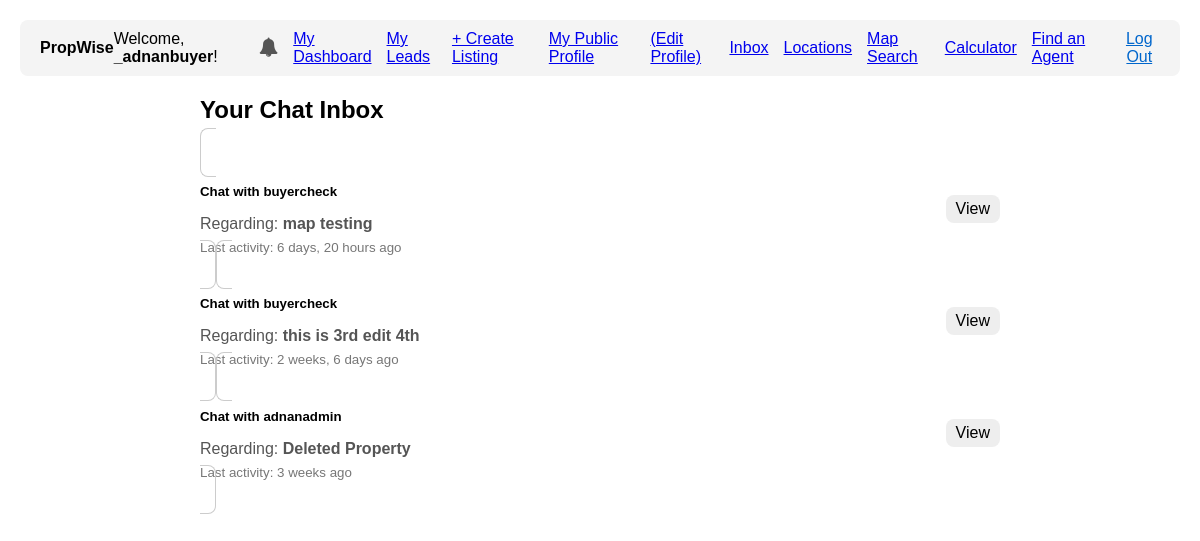
The app's page /chat/inbox/ (signed in), older data.
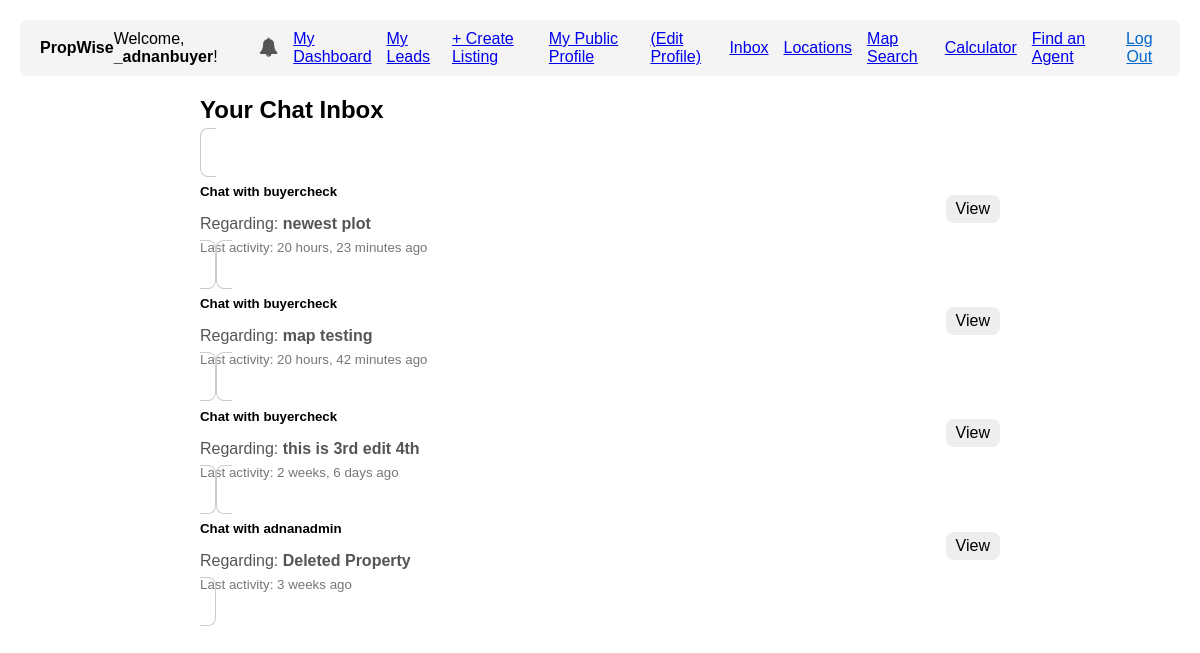
The same page, newer data.
### chat/models.py (models this page shows, shortened)
class ChatThread(models.Model):
    property = models.ForeignKey(
        Property,
        on_delete=models.SET_NULL,  # <-- NOT CASCADE
        related_name='chat_threads',
        null=True,  # <-- Required for SET_NULL
        blank=True  # <-- Allows this to be empty in forms
    )
    buyer = models.ForeignKey(
        User,
        on_delete=models.CASCADE,  # Cascade is OK here. If a buyer is deleted, their threads go.
        related_name='bought_chat_threads'
    )
    agent = models.ForeignKey(
        User,
        on_delete=models.CASCADE,  # Cascade is OK here. If an agent is deleted, their threads go.
        related_name='agent_chat_threads'
    )
    created_at = models.DateTimeField(auto_now_add=True)
    updated_at = models.DateTimeField(auto_now=True)
    class Meta:
        unique_together = ('property', 'buyer', 'agent')

### accounts/models.py (models this page shows, shortened)
class User(AbstractUser):
    is_agent = models.BooleanField('Is agent', default=False)
    is_buyer = models.BooleanField('Is buyer', default=True) # By default, users are buyers
    phone_number = models.CharField(max_length=20, blank=True)
    profile_picture = models.ImageField(upload_to='profile_pics/', blank=True, null=True)
    favorites = models.ManyToManyField(
        Property,
        related_name="favorited_by",
        blank=True
    )

### properties/models.py (models this page shows, shortened)
class Property(models.Model):
    title = models.CharField(max_length=255)
    description = models.TextField()
    price = models.BigIntegerField()
    area = models.ForeignKey(
        Area,
        on_delete=models.SET_NULL,
        null=True,
        related_name="properties"
    )
    latitude = models.DecimalField(
        max_digits=9,
        decimal_places=6,
        null=True,
        blank=True,
        help_text="Exact latitude of the property (e.g., 31.470510)"
    )
    longitude = models.DecimalField(
        max_digits=9,
        decimal_places=6,
        null=True,
        blank=True,
        help_text="Exact longitude of the property (e.g., 74.394170)"
    )
    purpose = models.CharField(max_length=10, choices=PropertyPurpose.choices)
    property_type = models.CharField(max_length=20, choices=PropertyType.choices)
    bedrooms = models.PositiveSmallIntegerField(null=True, blank=True)
    bathrooms = models.PositiveSmallIntegerField(null=True, blank=True)
    area_size = models.DecimalField(max_digits=10, decimal_places=2)
    area_unit = models.CharField(max_length=10, choices=AreaUnit.choices, default=AreaUnit.MARLA)
    agent = models.ForeignKey(settings.AUTH_USER_MODEL, on_delete=models.CASCADE, related_name="properties")
    created_at = models.DateTimeField(auto_now_add=True)
    updated_at = models.DateTimeField(auto_now=True)
    main_image = models.ImageField(upload_to='properties/main_images/', null=True, blank=True)
    is_verified = models.BooleanField(
        default=False,
        help_text="Mark this listing as verified by the admin (e.g., checked for accuracy)."
    )
    is_featured = models.BooleanField(
        default=False,
        help_text="Mark this listing as 'Featured' to show it at the top."
    )
    featured_until = models.DateTimeField(
        null=True,
        blank=True,
        help_text="When this listing should stop being featured (e.g., 7 days from now)."
    )
    status = models.CharField(
        max_length=10,
        choices=PropertyStatus.choices,
        default=PropertyStatus.ACTIVE,
        help_text="The current status of the listing (e.g., Active, Sold)."
    )
    sold_date = models.DateTimeField(
        null=True,
        blank=True,
        help_text="The date and time this property was marked as sold."
    )
    video_url = models.URLField(
        max_length=500,
        null=True,
        blank=True,
        help_text="A link to a YouTube or Vimeo video walkthrough (e.g., https://www.youtube.com/watch?v=...)"
    )

### chat/views.py (the view)
# urls.py: path('inbox/', views.chat_inbox_view, name='chat_inbox'),
@login_required(login_url='login')
def chat_inbox_view(request):
    threads = ChatThread.objects.filter(
        Q(buyer=request.user) | Q(agent=request.user)
    ).order_by('-updated_at')
    context = {
        'threads': threads
    }
    return render(request, 'chat/inbox.html', context)

### accounts/context_processors.py (called while the page is built)
def notifications(request):
    if request.user.is_authenticated:
        unread_notifs = Notification.objects.filter(
            recipient=request.user,
            is_read=False
        )
        return {
            'notification_count': unread_notifs.count(),
            'notification_list': unread_notifs[:5] # Only show the top 5 in the dropdown
        }
    return {}

### chat/templates/chat/inbox.html (shortened to what this page needs)
{% extends 'base.html' %}
{% block content %}
<div class="container" style="margin-top: 20px;">
    <div style="max-width: 800px; margin: auto;">
        <h2 style="margin-bottom: 20px;">Your Chat Inbox</h2>
        <div class="list-group">
            {% for thread in threads %}
                <a href="{% url 'chat_detail' thread_id=thread.id %}" class="list-group-item list-group-item-action" style="padding: 15px; border: 1px solid #ccc; border-radius: 8px; margin-bottom: 10px; text-decoration: none; color: inherit;">
                    <div style="display: flex; justify-content: space-between; align-items: center;">
                        <div>
                            <h5 style="margin-bottom: 5px;">
                                Chat with
                                {% if thread.buyer == user %}
                                    <strong>{{ thread.agent.username }}</strong>
                                {% else %}
                                    <strong>{{ thread.buyer.username }}</strong>
                                {% endif %}
                            </h5>
                            <p style="margin-bottom: 5px; color: #555;">
                                Regarding: <strong>{{ thread.property.title|default:"Deleted Property" }}</strong>
                            </p>
                            <small style="color: #777;">Last activity: {{ thread.updated_at|timesince }} ago</small>
                        </div>
                        <span style="background: #eee; padding: 5px 10px; border-radius: 8px;">View</span>
                    </div>
                </a>
            {% empty %}
                <p>You have no active chat conversations.</p>
            {% endfor %}
        </div>
    </div>
</div>
{% endblock content %}

Row changes from the older to the newer data that the page shows:
added ChatThread: buyer.username "buyercheck", property "newest plot", updated_at "20 hours, 23 minutes"
changed ChatThread "map testing": updated_at "6 days, 20 hours" → "20 hours, 42 minutes"
